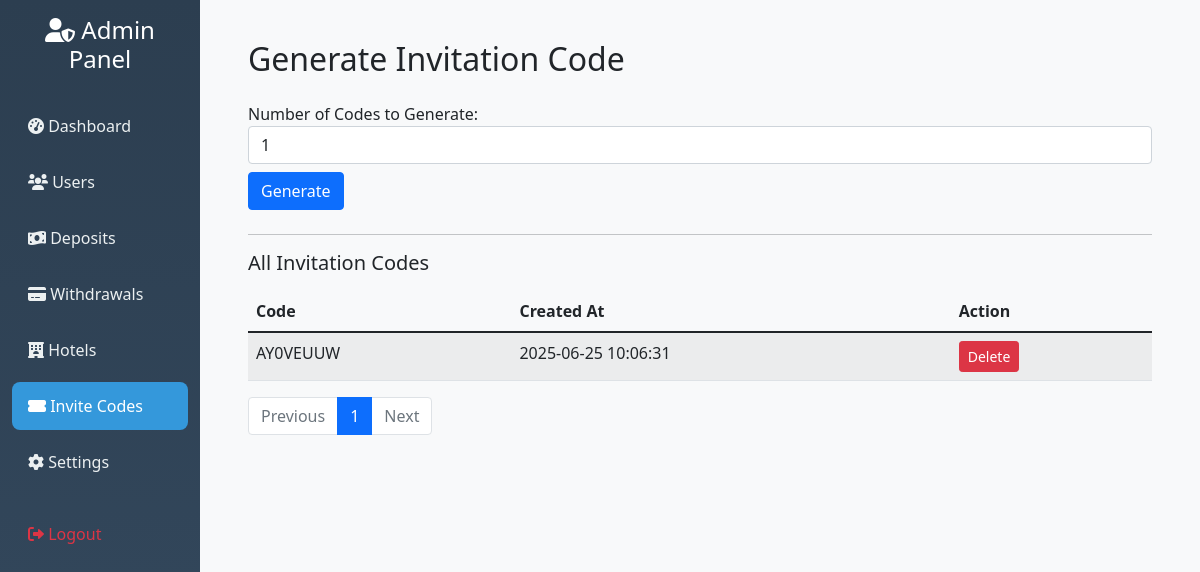
The page /admin/generate-invite (signed in) on the database as committed earlier.
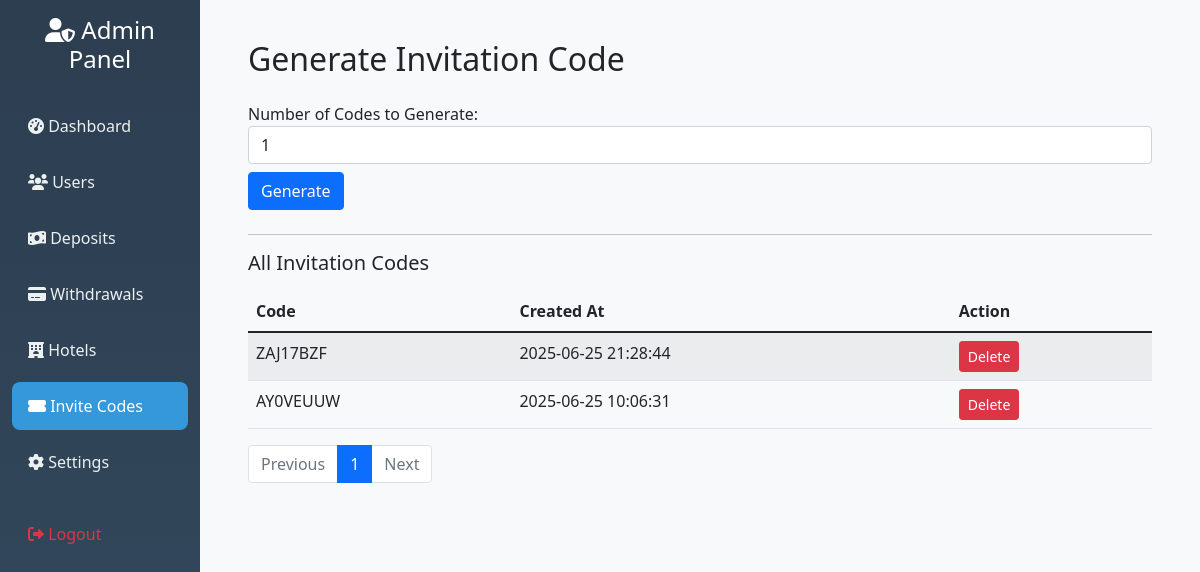
The same page on the database as committed later.
### hotel_app/models.py (models this page shows)
class InvitationCode(db.Model):
    id = db.Column(db.Integer, primary_key=True)
    code = db.Column(db.String(20), unique=True, nullable=False)
    is_used = db.Column(db.Boolean, default=False)
    created_at = db.Column(db.DateTime, default=datetime.utcnow)

### hotel_app/routes.py (the view, shortened to what this page needs)
@app.route('/admin/generate-invite', methods=['GET', 'POST'])
@admin_required
def generate_invitation_code():
    page = request.args.get('page', 1, type=int)
    codes = InvitationCode.query.order_by(InvitationCode.id.desc()).paginate(
        page=page, per_page=20, error_out=False
    )
    return render_template('admin_invite.html', codes=codes)

### hotel_app/routes.py (called while the page is built)
def admin_required(f):
    @wraps(f)
    def wrapper(*args, **kwargs):
        admin_id = session.get('admin_id')
        if not admin_id:
            flash("Admin login required.", "danger")
            return redirect(url_for('admin_login'))
        admin = Admin.query.get(admin_id)
        if not admin or not admin.is_active:
            session.pop('admin_id', None)
            flash("Admin access denied.", "danger")
            return redirect(url_for('admin_login'))
        return f(*args, **kwargs)
    return wrapper

@app.before_request
def check_admin_routes():
    if request.endpoint and request.endpoint.startswith('admin_') and request.endpoint != 'admin_login':
        if 'admin_id' not in session:
            return redirect(url_for('admin_login'))

### hotel_app/templates/admin_invite.html
{% extends "admin_base.html" %}
{% block content %}
<div class="container mt-4">
    <h2 class="mb-4">Generate Invitation Code</h2>
    <form method="POST" action="{{ url_for('generate_invitation_code') }}" class="mb-4">
        <div class="form-group">
            <label for="num_codes">Number of Codes to Generate:</label>
            <input type="number" name="num_codes" id="num_codes" class="form-control" min="1" value="1" required>
        </div>
        <button type="submit" class="btn btn-primary mt-2">Generate</button>
    </form>
    <hr>
    {% if codes and codes[0] is string %}
        <h5 class="mb-3">Recently Generated Code(s)</h5>
        <ul class="list-group mb-4">
            {% for code in codes %}
                <li class="list-group-item">{{ code }}</li>
            {% endfor %}
        </ul>
        <a href="{{ url_for('generate_invitation_code') }}" class="btn btn-secondary">View All Codes</a>
    {% elif codes and codes.items is defined %}
        <h5 class="mb-3">All Invitation Codes</h5>
        <table class="table table-striped">
            <thead>
                <tr>
                    <th>Code</th>
                    <th>Created At</th>
                    <th>Action</th>
                </tr>
            </thead>
            <tbody>
                {% for invite in codes.items %}
                    <tr>
                        <td>{{ invite.code }}</td>
                        <td>{{ invite.created_at.strftime('%Y-%m-%d %H:%M:%S') }}</td>
                        <td>
                            <form method="POST" action="{{ url_for('delete_invitation_code', code_id=invite.id) }}" onsubmit="return confirm('Are you sure you want to delete this code?');">
                                <button type="submit" class="btn btn-sm btn-danger">Delete</button>
                            </form>
                        </td>
                    </tr>
                {% endfor %}
            </tbody>
        </table>
        <nav>
            <ul class="pagination">
                {% if codes.has_prev %}
                    <li class="page-item">
                        <a class="page-link" href="{{ url_for('generate_invitation_code', page=codes.prev_num) }}">Previous</a>
                    </li>
                {% else %}
                    <li class="page-item disabled">
                        <span class="page-link">Previous</span>
                    </li>
                {% endif %}
                {% for page_num in codes.iter_pages(left_edge=1, right_edge=1, left_current=2, right_current=2) %}
                    {% if page_num %}
                        <li class="page-item {% if page_num == codes.page %}active{% endif %}">
                            <a class="page-link" href="{{ url_for('generate_invitation_code', page=page_num) }}">{{ page_num }}</a>
                        </li>
                    {% else %}
                        <li class="page-item disabled"><span class="page-link">…</span></li>
                    {% endif %}
                {% endfor %}
                {% if codes.has_next %}
                    <li class="page-item">
                        <a class="page-link" href="{{ url_for('generate_invitation_code', page=codes.next_num) }}">Next</a>
                    </li>
                {% else %}
                    <li class="page-item disabled">
                        <span class="page-link">Next</span>
                    </li>
                {% endif %}
            </ul>
        </nav>
    {% else %}
        <p>No invitation codes found.</p>
    {% endif %}
</div>
{% endblock %}

Rows that differ between the two databases and show on the page:
added InvitationCode: code "ZAJ17BZF", created_at "2025-06-25 21:28:44"
